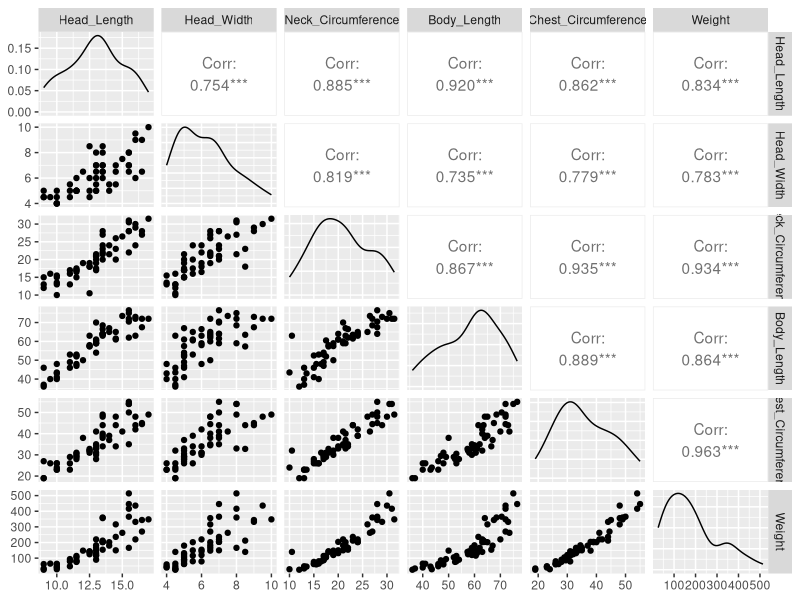

Source code (R):
## ---- chunk 1
knitr::opts_chunk$set(echo = TRUE)
library(tidyverse)
library(knitr)
library(ggfortify)
library(GGally)
## ---- chunk 2
bear_data <- read_csv("bear_measurements.csv",
                      show_col_types=FALSE)
## ---- chunk 3
model1 <- lm(Weight^(1/3) ~ Head_Length + Head_Width + Neck_Circumference +
                 Body_Length + Chest_Circumference, data=bear_data)
summary(model1)

model2 <- lm(Weight^(1/3) ~ Neck_Circumference +
                 Body_Length + Chest_Circumference, data=bear_data)
summary(model2)
## ---- chunk 4
fictional_bear <- data.frame(Head_Length = 15, 
                               Head_Width = 9,
                               Neck_Circumference = 23.5, 
                               Body_Length = 68,
                               Chest_Circumference = 44)
## ---- chunk 5
head(3^predict(model1, 
        newdata=fictional_bear,
        interval="prediction",
        level = 0.99))
## ---- chunk 6
ggpairs(bear_data, columns=4:9)
## ---- chunk 7
head(3^predict(model1, 
        newdata=fictional_bear,
        interval="confidence",
        level = 0.99))
## ---- chunk 8
fictional_bears <- data.frame(
  Head_Length = c(15,15), 
  Head_Width = c(9,9),
  Neck_Circumference = c(23.5,23.5), 
  Body_Length = c(68,68),
  Chest_Circumference = c(44,45) )
## ---- chunk 9
head(3^predict(model1, 
        newdata=fictional_bears,
        interval="prediction",
        level = 0.95))
